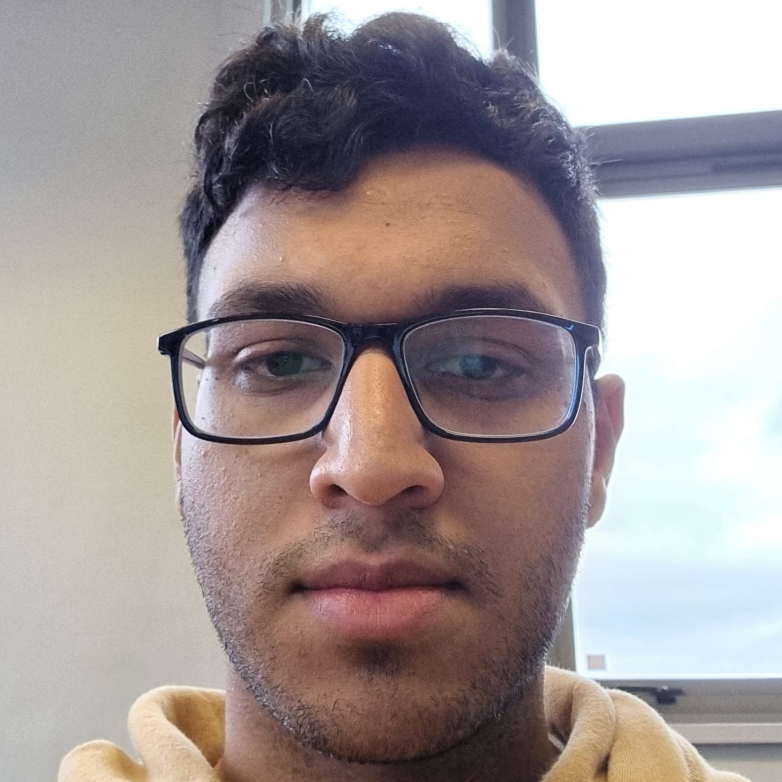
#> input picture Task 2 Images/Chamod head.jpeg, 1563 x 1563 px, given in place of Orginal image - gym.jpeg, which was not available (shown at 1/2 size)
$ python 'Task 1.1.py'
#> lines starting #> are read from the running program, lines starting #| are printed output that depends on the picture; pictures that were not available may be replaced by others from this repository, and a replacement may not be noted
### loading_data.py
import numpy as np
import matplotlib.pyplot as plt

def load_grey_image(image):
    """ possible inputs: gym, goosefair, goosefair bright, goosefair day, ghost, lake, original
    read the string input and assigns the image and then divide into rgb values

    Args:
        image (str): gym

    Returns:
        orginal_image
        greyscale_image
    """
#> called with image = 'gym'
    # read the image and divude the image into rgb values
    if image == 'gym':
        orginal_image = plt.imread(r'Images\Orginal image - gym.jpeg')
#> orginal_image is the input picture: shape (1563, 1563, 3); mean R, G, B 162.7, 151.6, 150.7

    if image == 'goosefair':
        orginal_image = plt.imread(r'Images\Orginal image - goosefair.jpeg')

    if image == 'goosefair bright':
        orginal_image = plt.imread(r'Images\Orginal image - goosefair bright.jpeg')

    if image == 'goosefair day':
        orginal_image = plt.imread(r'Images\Orginal image - goosefair day.jpeg')

    if image == 'ghost':
        orginal_image = plt.imread(r'Images\Orginal image - ghost.jpeg')

    if image == 'lake':
        orginal_image = plt.imread(r'Images\Orginal image - lake.jpeg')

    if image == 'original':
        orginal_image = plt.imread(r'Images\Orginal image.jpeg')
    r, g, b = orginal_image[:,:,0], orginal_image[:,:,1], orginal_image[:,:,2]
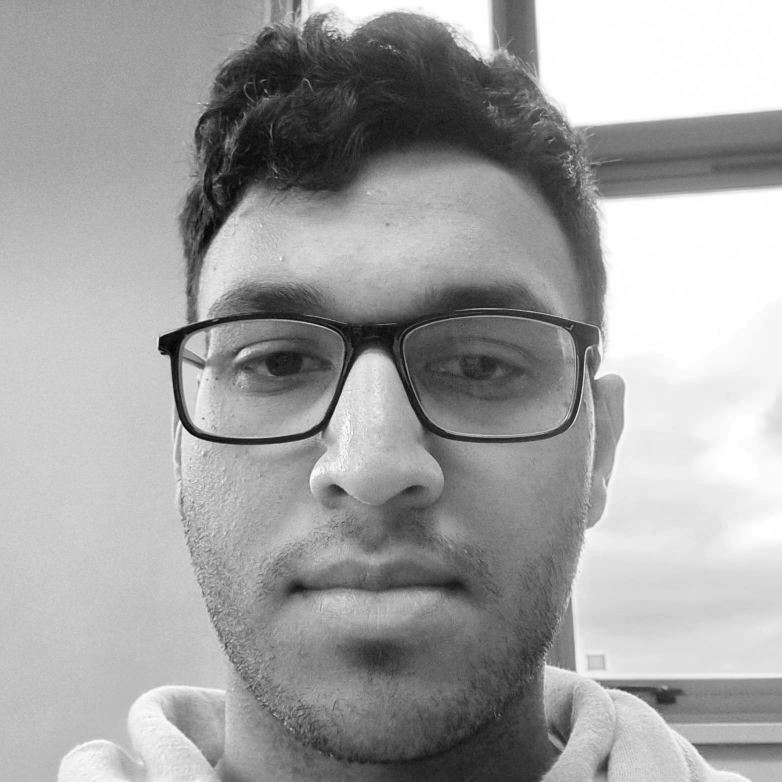
#> r: shape (1563, 1563) (shown at 1/2 size); min 0, max 255, mean 162.7
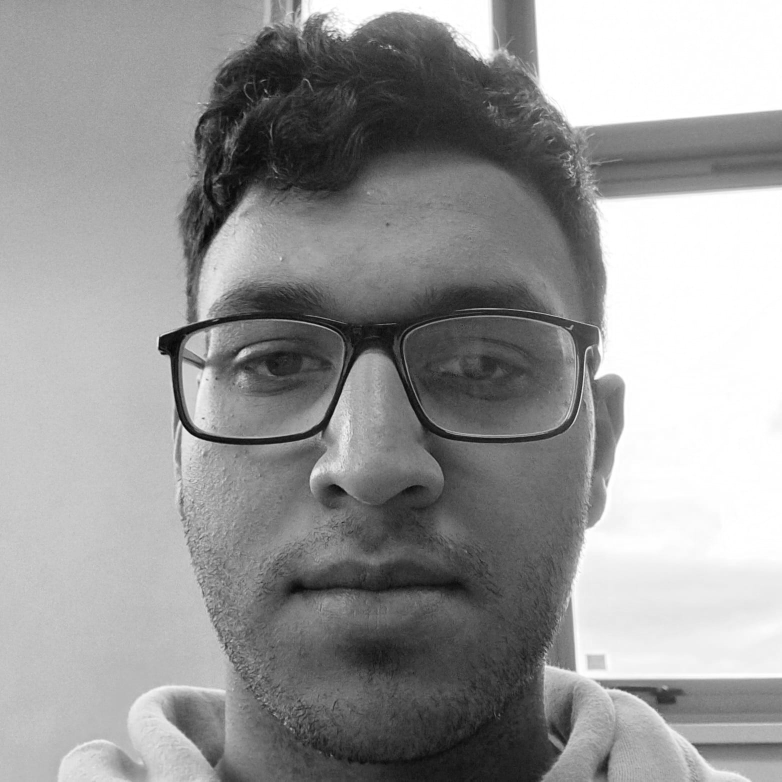
#> g: shape (1563, 1563) (shown at 1/2 size); min 0, max 255, mean 151.6
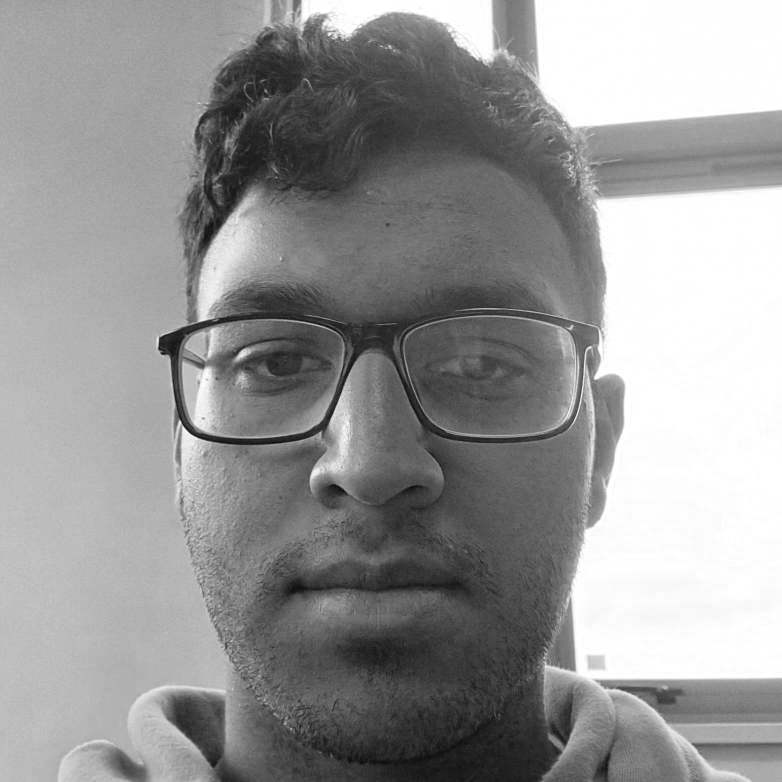
#> b: shape (1563, 1563) (shown at 1/2 size); min 2, max 255, mean 150.7

    # there are different ways to making the image greyscale,
    # the square root of the rgb values squared didn't produce images
    # that looked correct so this method was used using
    # https://stackoverflow.com/questions/12201577/how-can-i-convert-an-rgb-image-into-grayscale-in-python
    #greyscale_image = np.sqrt(r**2 + g**2 + b**2)

    #greyscale_image = 0.2989 * r + 0.5870 * g + 0.1140 * b
    greyscale_image = 0.33 * r + 0.5 * g + 0.166 * b
    greyscale_image = (greyscale_image / np.amax(greyscale_image)).astype(np.float64)

    return orginal_image, greyscale_image


# [13 lines left out: function load_affine_data, not called in this run]

### Task 1.1.py
import numpy as np
import matplotlib.pyplot as plt
from loading_data import load_grey_image

def plot_org_vs_grey_image(plot_histrogram, image, alpha):

    orginal_image, greyscale_image = load_grey_image(image=image)
    edit_greyscale_image = np.log(1 + alpha * greyscale_image) / np.log(1 + alpha)
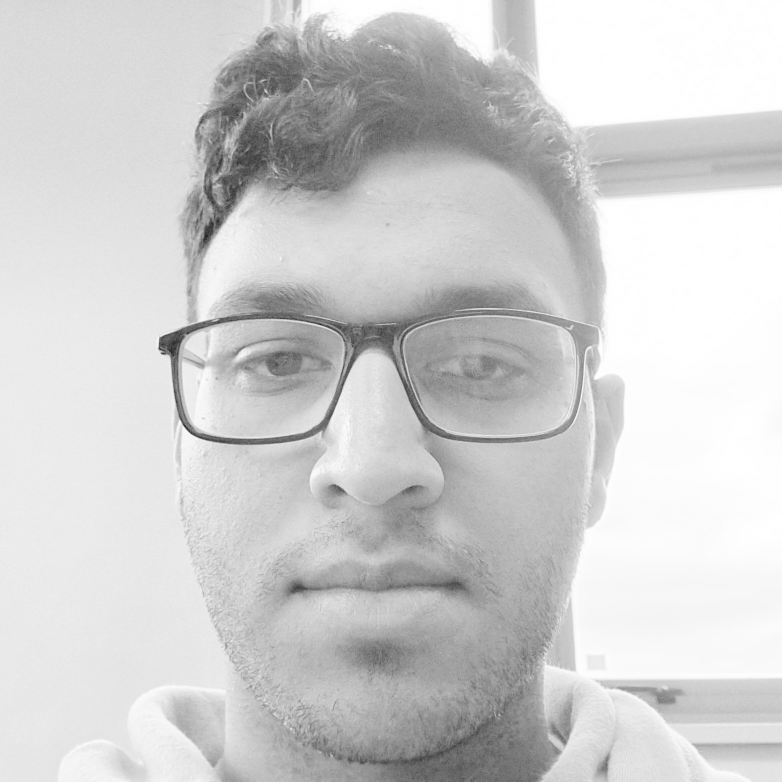
#> edit_greyscale_image: shape (1563, 1563) float64 (shown at 1/2 size); min 0.0479, max 1, mean 0.814

    N = 3 # num of subplots in figure
    fig, ax = plt.subplots(1, N, figsize=(10, 6))

    # plotting infomation
    ax[0].imshow(orginal_image)
    ax[1].imshow(greyscale_image, cmap='gray')
    ax[2].imshow(edit_greyscale_image, cmap='gray')

    # for producing plt figure
    #ax[0].set_xlabel('Original Image')
    #ax[1].set_xlabel('Greyscale Image')
    #ax[2].set_xlabel('Brighted Greyscale Image with alpha = '+ str(alpha))

    # for producing report figure
    ax[0].set_xlabel('(a)')
    ax[1].set_xlabel('(b)')
    ax[2].set_xlabel('(c)')

    for i in range(0, N):
        ax[i].set_xticks([])
        ax[i].axes.get_yaxis().set_visible(False)

    plt.savefig('Task 1 Images/greyscale_image.jpeg')

    if plot_histrogram == True:
        fig_2, ax_2 = plt.subplots(2)
        num_of_pixels = np.size(orginal_image)
#> num_of_pixels = 7328907

        hist, bin_edges = np.histogram(greyscale_image * 256, bins=100, range=(0, 256))
#> hist = 100 values, max 249031 at index 99, min 1 at index 0, mean 24429.7; bin_edges = 101 values from 0 to 256
        hist = hist / num_of_pixels
#> hist = 100 values, max 0.034 at index 99, min 1.36e-07 at index 0, mean 0.00333
        ax_2[0].bar(bin_edges[0:-1], hist, align='edge', width=20)

        hist, bin_edges = np.histogram(edit_greyscale_image * 256, bins=100, range=(0, 256))
#> hist = 100 values, max 342672 at index 99, min 0 at index 0, mean 24429.7
        hist = hist / num_of_pixels
#> hist = 100 values, max 0.0468 at index 99, min 0 at index 0, mean 0.00333
        ax_2[1].bar(bin_edges[0:-1], hist, align='edge', width=20)

        # plotting infomation
        ax_2[0].ticklabel_format(style='plain')
        ax_2[1].ticklabel_format(style='plain')
        ax_2[0].set_ylim([0, 0.025])
        ax_2[1].set_ylim([0, 0.025])

        # for producing plt figure
        #ax_2[0].set_xlabel('Original image')
        #ax_2[1].set_xlabel('Brighted image')
        #fig_2.suptitle('Histograms of greyscale pixel brightness')

        # for producing report figure
        ax_2[0].set_xlabel('Brightness of pixels')
        ax_2[1].set_xlabel('Brightness of pixels')
        ax_2[0].set_ylabel('Pixel percentage')
        ax_2[1].set_ylabel('Pixel percentage')
        ax_2[0].set_title('(a)')
        ax_2[1].set_title('(b)')

        fig_2.subplots_adjust(hspace=0.50)
        fig_2.savefig('Task 1 Images/histrogram_image.jpeg')
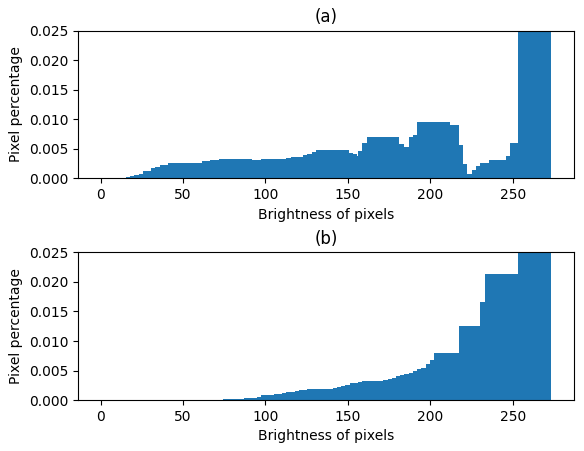
#> figure drawn by matplotlib, 2 panels; panel 1: tallest bar 0.034 high, from x = 253.4 to 273.4; panel 2: tallest bar 0.0468 high, from x = 253.4 to 273.4
    plt.show()


# possible samples images are:
# original, ghost, goosefair, goosefair bright, goosefair day, gym, lake
plot_org_vs_grey_image(plot_histrogram=True, image='gym', alpha=20)
